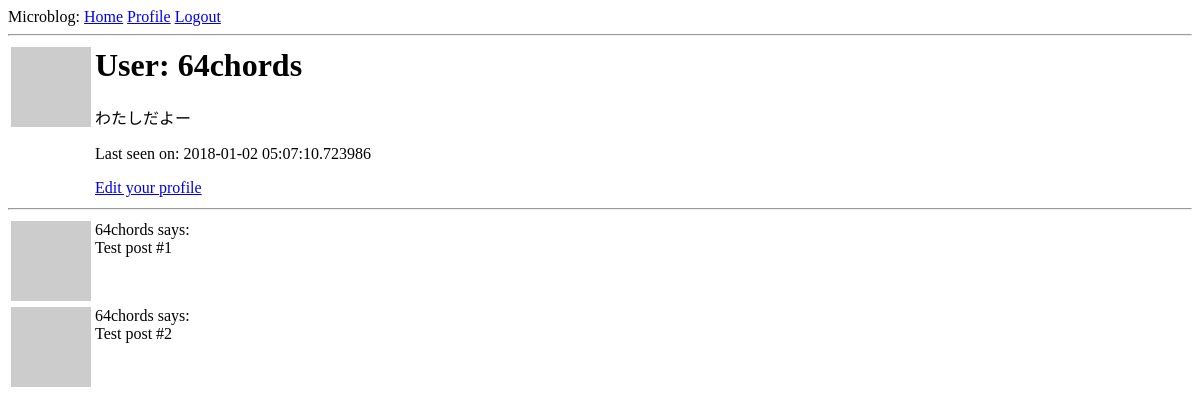
Before: /user/64chords (signed in) with the older database file.
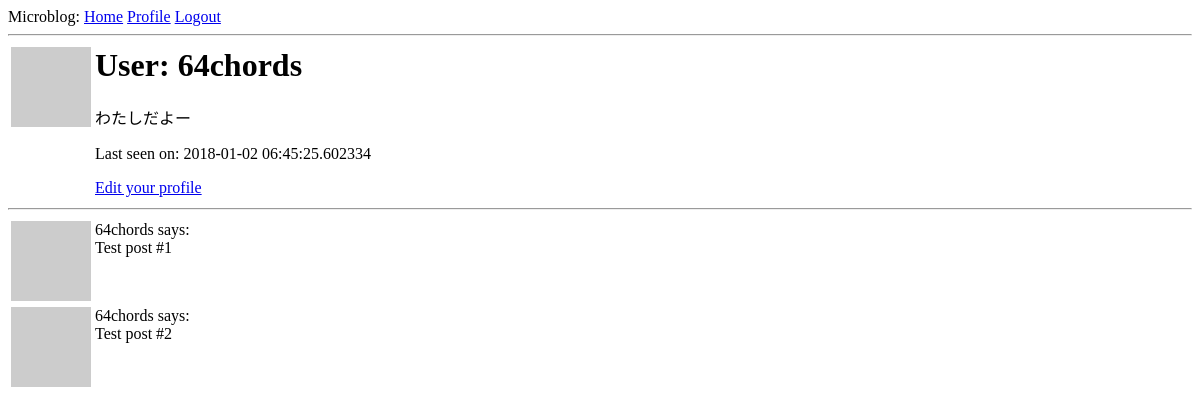
After: the same page with the newer database file.
### app/models.py (models this page shows, shortened)
class User(UserMixin,db.Model):
    id = db.Column(db.Integer,primary_key=True)
    username = db.Column(db.String(64),index=True,unique=True)
    email = db.Column(db.String(120),index=True,unique=True)
    password_hash = db.Column(db.String(128))
    about_me = db.Column(db.String(140))
    last_seen = db.Column(db.DateTime,default=datetime.utcnow)
    """
    a db.relationship field is normally defined on the “one” side, and
    is used as a convenient way to get access to the “many”.
    """
    posts = db.relationship("Post",backref="author",lazy="dynamic")
    def avatar(self,size):
        digest = md5(self.email.lower().encode('utf-8')).hexdigest()
        return "https://www.gravatar.com/avatar/{}?d=identicon&s={}".\
            format(digest,size)

### app/routes.py (the view)
@app.route('/user/<username>')
@login_required
def user(username):
    user = User.query.filter_by(username=username).first_or_404()
    posts = [
        dict(author=user,body="Test post #1"),
        dict(author=user,body="Test post #2")
    ]
    return render_template("user.html",user=user,posts=posts)

### app/models.py (called while the page is built)
@login.user_loader
def load_user(id):
    return User.query.get(int(id))

### app/routes.py (called while the page is built)
@app.before_request
def before_request():
    if current_user.is_authenticated:
        current_user.last_seen = datetime.utcnow()
        db.session.commit()

### app/templates/user.html
{% extends "base.html" %}
{% block content %}
<table>
  <tr valign="top">
    <td><img src="{{ user.avatar(128) }}" alt=""></td>
    <td>
      <h1>User: {{ user.username }}</h1>
      {% if user.about_me %}
      <p>{{ user.about_me }}</p>
      {% endif %}
      {% if user.last_seen %}
      <p>Last seen on: {{ user.last_seen }}</p>
      {% endif %}
      {% if user == current_user %}
      <p><a href="{{ url_for('edit_profile') }}">Edit your profile</a></p>
      {% endif %}
    </td>
  </tr>
</table>
<hr>
{%for post in posts %}
  {% include '_post.html' %}
{% endfor %}
{% endblock %}

### app/templates/base.html (shortened to what this page needs)
<html>
    <head>
    </head>
    <body>
        <div>Microblog:
          <a href="{{ url_for('index') }}">Home</a>
          {% if current_user.is_anonymous %}
          <a href="{{ url_for('login') }}">Login</a>
          {% else %}
          <a href="{{ url_for('user',username=current_user.username) }}">Profile</a>
          <a href="{{ url_for('logout') }}">Logout</a>
          {% endif %}
        </div>
        <hr>
        {% block content %}{% endblock %}
    </body>
</html>

### app/templates/_post.html
<table>
  <tr valign="top">
    <td><img src="{{ post.author.avatar(36) }}" alt=""></td>
    <td>{{ post.author.username }} says:<br>{{ post.body }}</td>
  </tr>
</table>

Changed rows visible on the page:
changed User "64chords": last_seen "2018-01-02 05:07:10.723986" → "2018-01-02 06:45:25.602334"
